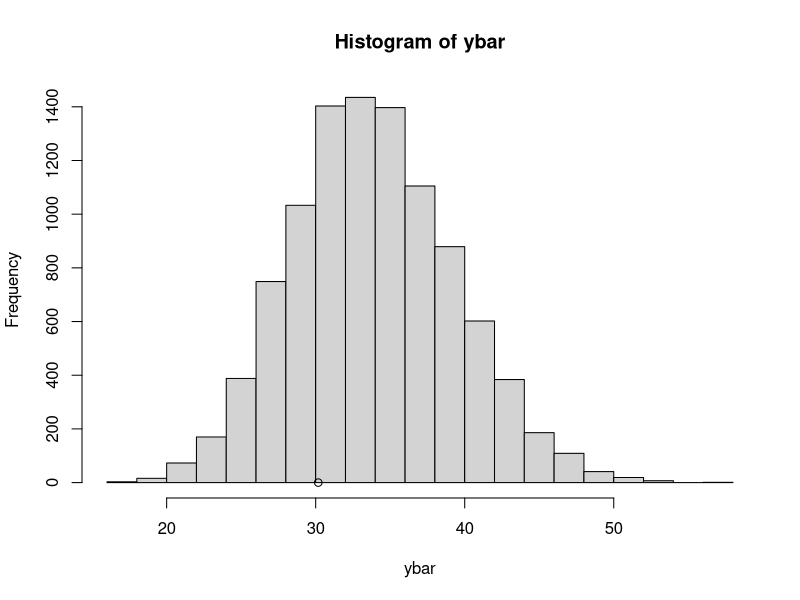
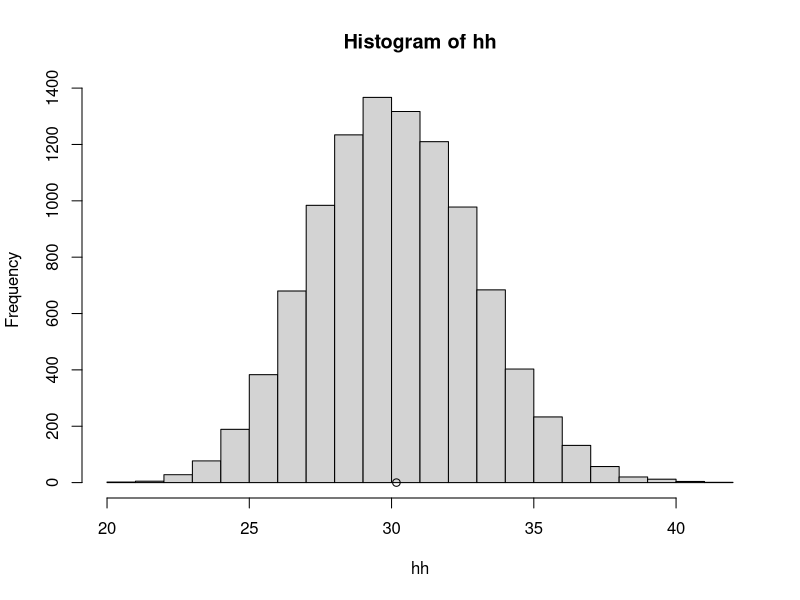
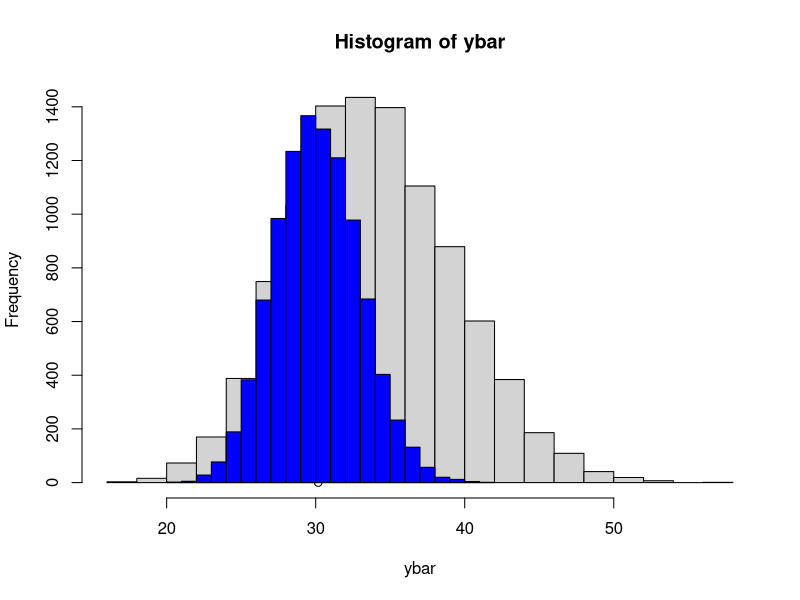
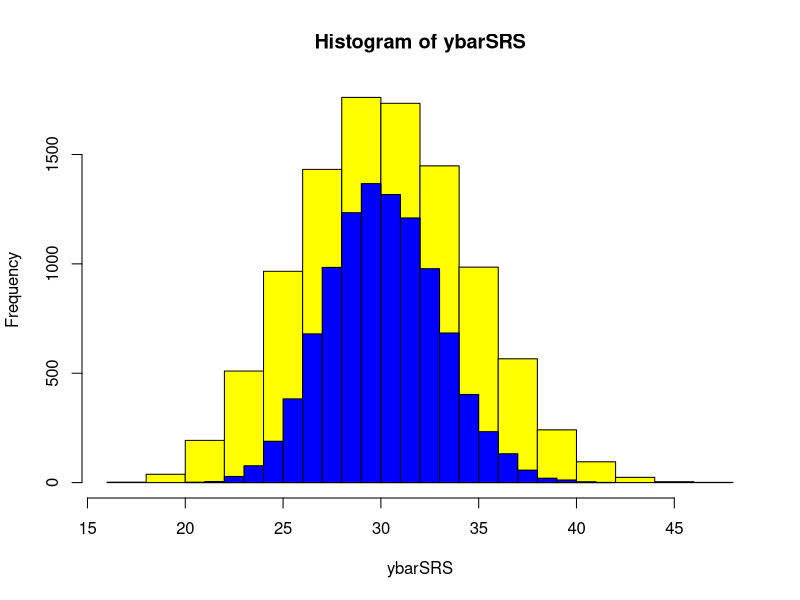
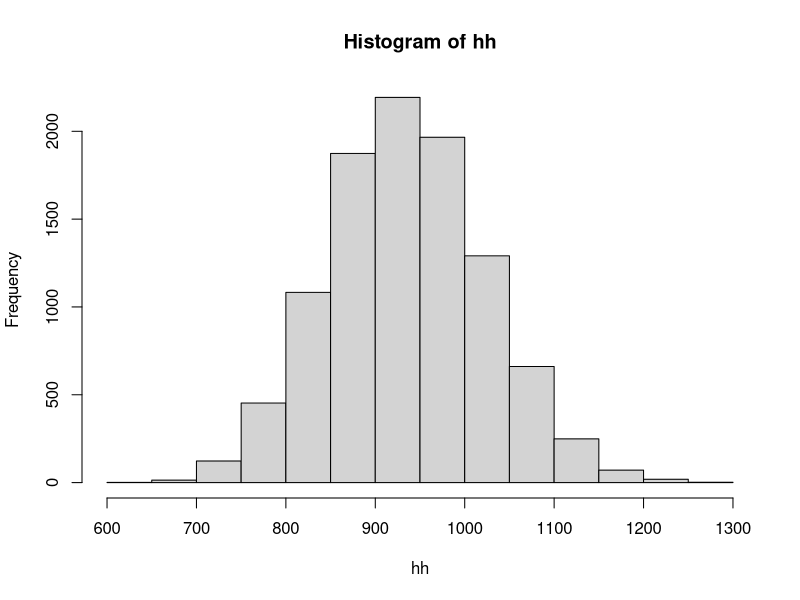
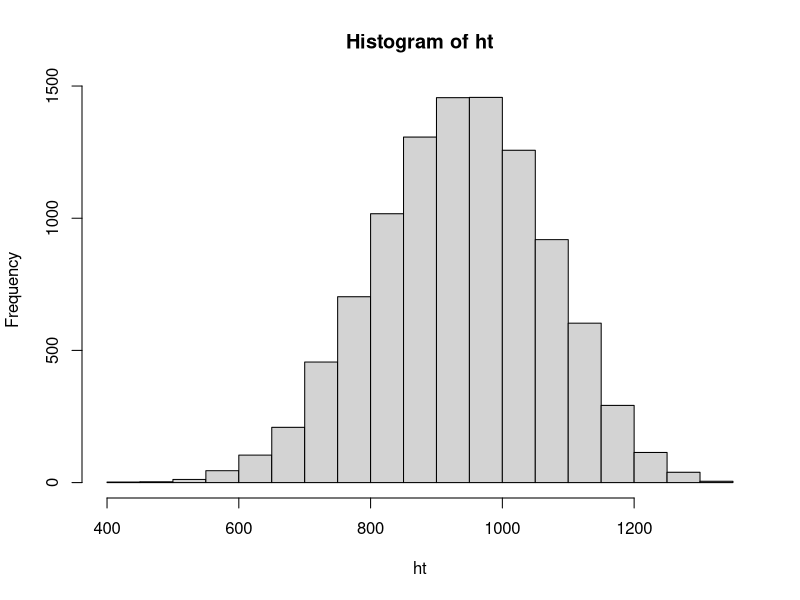
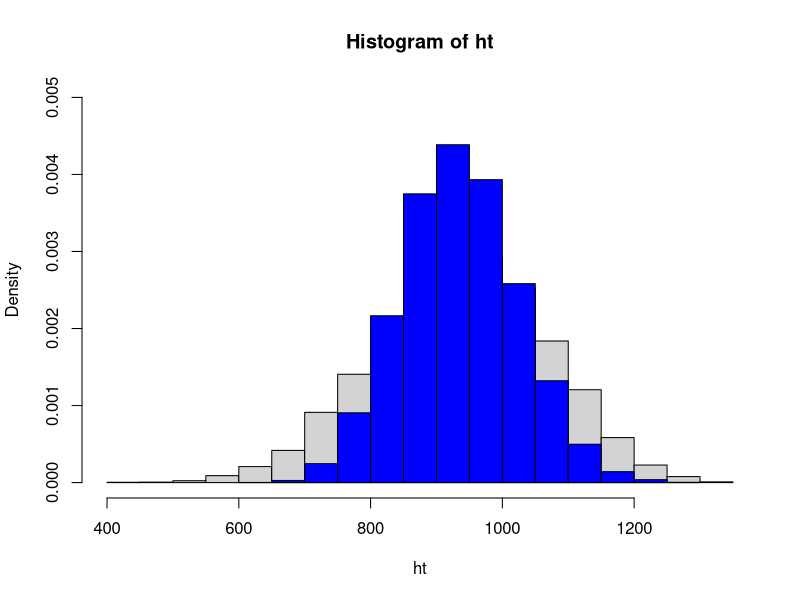

These charts were generated, in order, by the following R code:
# Chapter 6 Unequal Probability Sampling

# 6.6. COMPUTING NOTES ----------------------------------------------------

head(trees)
y <- trees$Volume
N <- 31
summary(trees)

# probability
p <- trees$Girth
p <- p/sum(p)
sum(p) # sum(p) = 1

# select a sample with probability proportional to girth with replacement
n <- 10
s <- sample(1:N, n, replace = TRUE, prob = p)
s
y[s]
mean(y[s]) # sample
mu <- mean(y) # population
mu

# simulate sample mean
ybar <- numeric(6)
for (k in 1:6){
  s <- sample(1:N, n, replace = TRUE, prob = p)
  ybar[k] <- mean(y[s])
}

for (k in 1:6) {
  s <- sample(1:N, n, replace = TRUE, prob = p)
  ybar[k] <- mean(y[s])
}

ybar

# a full simulation
b <- 10000
for (k in 1:b) {
  s <- sample(1:N, n, replace = TRUE, prob = p)
  ybar[k] <- mean(y[s])
}

mean(ybar)
hist(ybar)
points(mu, 0)


# Hansen-Hurwitz estimator ------------------------------------------------

hh <- mean(y[s]/p[s])/N
s
hh
hh <- numeric(0)
for (k in 1:b) {
  s <- sample(1:N, n, replace = TRUE, prob = p)
  hh[k] <- mean(y[s]/p[s])/N
}
mean(hh)
mu
hist(hh)
points(mu, 0)
hist(ybar)
points(mu, 0)
hist(hh, add=T, col="blue")


# compare sample mean with simple random sampling -------------------------

ybarSRS <- numeric(0)
for (k in 1:b){
  s <- sample(1:N, n)
  ybarSRS[k] <- mean(y[s])
}
hist(ybarSRS, add=FALSE, col = "yellow")
hist(hh, add=TRUE, col = "blue")


# unequal prob sampling with HT estimator ---------------------------------

s
unique(s)
hh <- mean(y[s]/p[s])
hh

# inclusion probabilities
pii <- 1 - (1 - p)^n
pii
hh
ht <- sum(y[unique(s)]/pii[unique(s)])
unique(s)
ht
su <- unique(s)
s
su
y[s]
y[su]
ht <- sum(y[su]/pii[su])
ht

# in a loop
b <- 6
for (k in 1:b){
  s <- sample(1:N, n, T, p)
  su <- unique(s)
  hh[k] <- mean(y[s]/p[s])
  ht[k] <- sum(y[su]/p[su])
}

# do a full simulation
b <- 10000
for (k in 1:b){
  s <- sample(1:N, n, T, p)
  su <- unique(s)
  hh[k] <- mean(y[s]/p[s])
  ht[k] <- sum(y[su]/pii[su]) # find the error !
}

tau <- sum(y)
tau
mean(hh)
mean(ht)
hist(hh)
hist(ht)
mean((hh-tau)^2)
mean((ht - tau)^2)

hist(ht, freq = F, ylim= c(0, 0.005))
hist(hh, add=T, freq = F, col = "blue")
